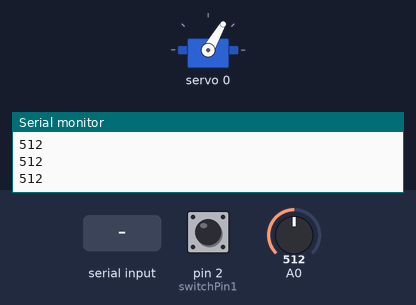
A sketch run on a simulated Arduino Uno, built with avr-gcc and run on an emulated ATmega328P. Shown: servo, the last lines printed to the serial monitor. The test bench sets the inputs (shaded band); at power-on: A0 = 512, pin 2 (switchPin1) HIGH.

Above: at 1.3 s.
1.4 s: "close" received over Serial
4.4 s: A0 set to 340
At 5.9 s:
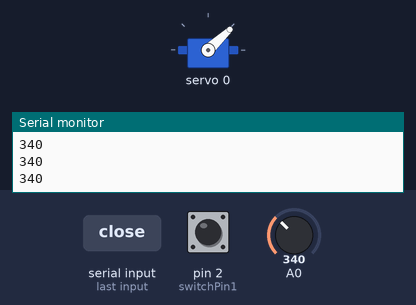
6.8 s: A0 set to 306
At 8.5 s:
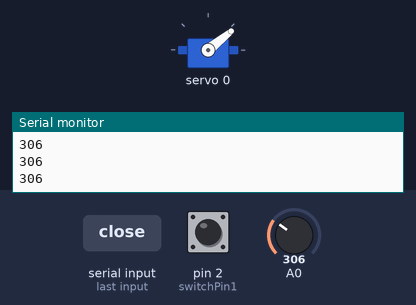
8.8 s: A0 set to 716
At 10.4 s:
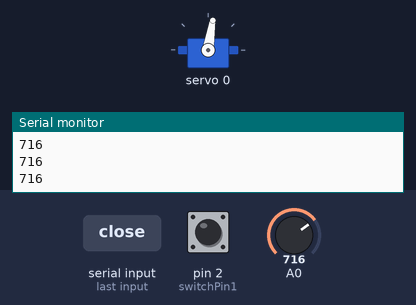
10.8 s: A0 set to 900
At 12.2 s:
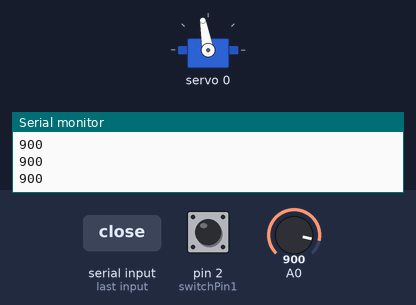
12.8 s: A0 set to 511
At 13.9 s:
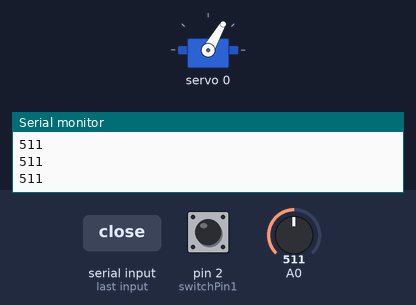
Timing chart, 0 to 15.8 s (numbered marks = the images above; inputs shaded):
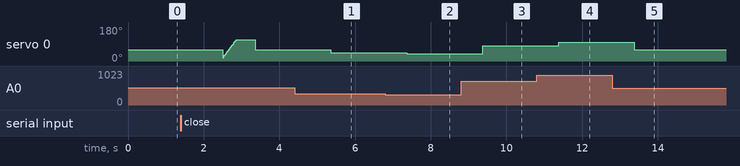

Measured:
- after the input at 4.4 s, servo 0: 60° → 43° after 0.96 s
- after the input at 6.8 s, servo 0: 43° → 39° after 0.57 s
- after the input at 8.8 s, servo 0: 39° → 81° after 0.57 s
- after the input at 10.8 s, servo 0: 81° → 100° after 0.57 s
- after the input at 12.8 s, servo 0: 100° → 60° after 0.58 s

The sketch:

gripper.ino
```cpp
#include <Wire.h>
#include <Adafruit_PWMServoDriver.h>

Adafruit_PWMServoDriver pwm = Adafruit_PWMServoDriver();

// Switch pinnen
const int switchPin1 = 2;
bool objectCatched = false;
int sensorValue = 0;
// Servo instellingen, deze moeten mogelijk aangepast worden aan jouw servo
#define SERVOMIN  150  // minimale pulsbreedte
#define SERVOMAX  350  // maximale pulsbreedte
#define SERVO_FREQ 50  // servo frequentie

void setup() {
  Serial.begin(9600);

  pwm.begin();
  pwm.setOscillatorFrequency(27000000); // Kalibreer de frequentie indien nodig
  pwm.setPWMFreq(SERVO_FREQ);  // Zet de PWM frequentie op 50Hz

  Serial.println("gripper online");

  pinMode(switchPin1, INPUT_PULLUP);
}

void loop() {

  sensorValue = analogRead(A0);
  if (sensorValue > 100 ) {
     map(sensorValue, 100, 1023, SERVOMIN, SERVOMAX);
     uint16_t pulseLen = map(sensorValue, 100, 1023, SERVOMIN, SERVOMAX);
     Serial.println(sensorValue);
     delay(500);
     pwm.setPWM(0, 0, pulseLen);
  }


  if (Serial.available() > 0) {
    String command = Serial.readString();


    if (command.startsWith("open")) {
      // Beweeg de servo naar de open positie
      pwm.setPWM(0, 0, SERVOMIN); // Verander naar de juiste pulslengte voor open
      Serial.println("OPENED");

    }
    else if (command.startsWith("close")) {
      // Beweeg de servo langzaam tot een switch wordt geactiveerd
      for (uint16_t pulselen = SERVOMIN; pulselen < SERVOMAX; pulselen++) {
        pwm.setPWM(0, 0, pulselen);
        if (digitalRead(switchPin1) == LOW) {
          Serial.println("OBJECT_CATCHED");
          objectCatched = true;
          break; // Stop als een van de switches wordt geactiveerd
        }
        delay(1); // Aanpassen voor een soepele beweging
      }
      if (objectCatched == false) {
        Serial.println("CLOSED_NO_OBJECT");
      }
    }
    else if (command.startsWith("stand")) {
      // Zet de servo op een specifieke hoek
      int angle = command.substring(5).toInt();
      uint16_t pulseLen = map(angle, 0, 180, SERVOMIN, SERVOMAX);
      pwm.setPWM(0, 0, pulseLen);
    }
  }
}
```
